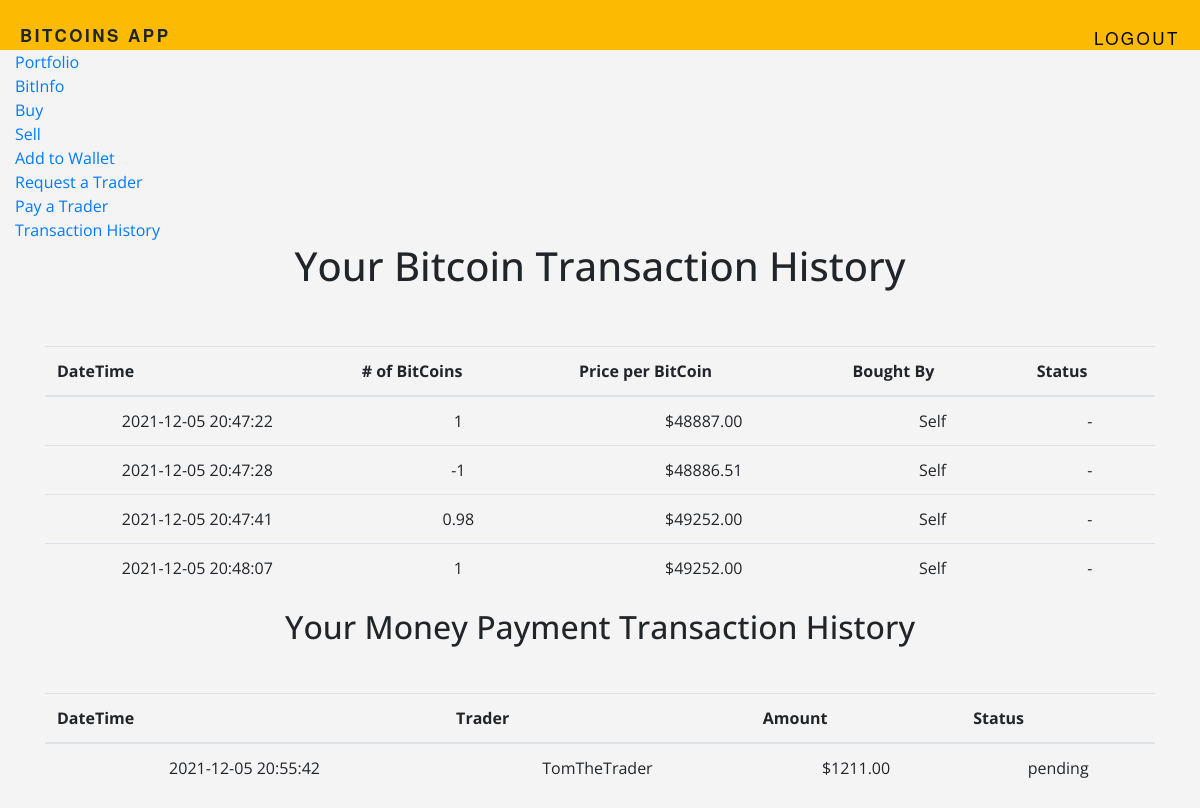
Screenshot of /history (signed in) with the database file from the repository.
### tables this page shows
CREATE TABLE 'BITCOIN_TRANSACTIONS'('NUMBER_OF_BITCOINS' DECIMAL,
	'PRICE' INTEGER,
	'DATE_TIME' TIMESTAMP NOT NULL DEFAULT CURRENT_TIMESTAMP,
	'COMMISSION_TYPE' VARCHAR(1),
	'COMMISSION_AMOUNT' INTEGER,
	'CLIENT_ID' INTEGER,
	'TRADER_ID' INTEGER DEFAULT NULL,
	'FINAL_STATUS' VARCHAR(1),
	PRIMARY KEY ('CLIENT_ID', 'DATE_TIME')
	-- PRIMARY KEY ('CLIENT_ID', 'TRADER_ID', 'DATE_TIME')
	-- FOREIGN KEY ('CLIENT_ID') REFERENCES 'Client' ON DELETE CASCADE,
	-- FOREIGN KEY ('TRADER_ID') REFERENCES 'Trader' ON DELETE CASCADE
);

CREATE TABLE 'MONEY_PAYMENT_TRANSACTIONS'('AMOUNT' INTEGER,
	'DATE_TIME' TIMESTAMP NOT NULL DEFAULT CURRENT_TIMESTAMP,
	'TRADER_ID' INT,
	'CLIENT_ID' INT,
	'FINAL_STATUS' VARCHAR(1),
	PRIMARY KEY ('CLIENT_ID', 'TRADER_ID', 'DATE_TIME')
	-- FOREIGN KEY ('CLIENT_ID') REFERENCES 'Client' ON DELETE CASCADE,
	-- FOREIGN KEY ('TRADER_ID') REFERENCES 'Trader' ON DELETE CASCADE
);

CREATE TABLE 'User'('USER_ID'  INTEGER NOT NULL PRIMARY KEY AUTOINCREMENT,
	'USERNAME' VARCHAR(20),
	'FNAME' VARCHAR(20), 
	'LNAME' VARCHAR(20),
	'PHONE' INTEGER(10),
	'CELL' INTEGER(10),
	'EMAIL' VARCHAR(50),
	'ROLE' VARCHAR(1) DEFAULT 'c',
	'HPWD' VARCHAR NOT NULL
);

### app.py (the view)
@app.route('/history')
@login_required
def history():
    user = session["user_id"]
    previous_bitcoin_transactions = db.execute("SELECT * FROM BITCOIN_TRANSACTIONS b WHERE b.CLIENT_ID = (?)", user)
    username = db.execute("SELECT USER_ID , USERNAME FROM user u")
    usernames={}
    for i in range(len(username)):
        usernames[username[i]["USER_ID"]] = username[i]["USERNAME"]
    previous_moneyPayment_transactions = db.execute("SELECT * FROM MONEY_PAYMENT_TRANSACTIONS WHERE CLIENT_ID = (?)", user)
    return render_template("history.html", previous_bitcoin_transactions=previous_bitcoin_transactions, previous_moneyPayment_transactions=previous_moneyPayment_transactions, usernames = usernames)

### app.py (called while the page is built)
@app.after_request
def after_request(response):
    response.headers["Cache-Control"] = "no-cache, no-store, must-revalidate"
    response.headers["Expires"] = 0
    response.headers["Pragma"] = "no-cache"
    return response

@app.before_request
def before_request():
    g.user = None
    if 'user_id' in session:
        print("\n session['user_id]:", session['user_id'])
        y = db.execute("SELECT * from User")
        role = [w for w in y if w['USER_ID']==session['user_id']]
        print("role: ", role)
        print("\n role: ", role)
        g.role = role[0]['ROLE']
        g.user = role[0]['USERNAME']

def login_required(f):
    @wraps(f)
    def decorated_function(*args, **kwargs):
        if g.user is None:
            return redirect(url_for('login', next=request.url))
        return f(*args, **kwargs)
    return decorated_function

### templates/history.html (shortened to what this page needs)
{%extends "layout.html" %}
{% block content %}
    <section class="hero is-success is-fullheight">
      <div class="hero-body">
        <div class="container">
    <h1><center>Your Bitcoin Transaction History</center><br></h1>
       <table class="table">
      <thead>
        <tr>
          <th scope="col">DateTime</th>
          <th scope="col"># of BitCoins</th>
          <th scope="col">Price per BitCoin</th>
            <th scope="col">Bought By</th>
            <th scope="col">Status</th>
        </tr>
      </thead>
      <tbody>
          {% for i in previous_bitcoin_transactions %}
        <tr>
          <td>{{ i["DATE_TIME"].upper() }}</th>
          <td>{{ i["NUMBER_OF_BITCOINS"] }}</td>
          <td>${{  "%.2f"|format(i["PRICE"]) }}</td>
           {% if i["TRADER_ID"] != None %}
            <td>{{usernames[i["TRADER_ID"]]}}</td>
            {% else %}
            <td>Self</td>
            {% endif %}
            {% if i["FINAL_STATUS"] == '1' and i["TRADER_ID"] != None %}
            <td>accepted by trader</td>
            {% elif i["TRADER_ID"] != None %}
            <td>declined by trader</td>
            {% elif i["TRADER_ID"] == None %}
            <td>-</td>
            {% endif %}
          {% endfor %}
        </tr>
      </tbody>
    </table>
    {% if previous_moneyPayment_transactions %}
    <h2><center>Your Money Payment Transaction History</center><br></h2>
       <table class="table">
      <thead>
        <tr>
          <th scope="col">DateTime</th>
          <th scope="col">Trader</th>
          <th scope="col">Amount</th>
          <th scope="col">Status</th>
        </tr>
      </thead>
      <tbody>
          {% for i in previous_moneyPayment_transactions %}
        <tr>
          <td>{{ i["DATE_TIME"].upper() }}</th>
          <td>{{usernames[i["TRADER_ID"]]}}</td>
          <td>${{"%.2f"|format(i["AMOUNT"]) }}</td>
          <td>{{ 'accept' if i["FINAL_STATUS"] == '1' else 'pending' if i["FINAL_STATUS"] == '0' else 'decline' }}</td>
          {% endfor %}
        </tr>
      </tbody>
    </table>
    {% endif %}
        </div>
      </div>
    </section>
{% endblock %}

### templates/layout.html (shortened to what this page needs)
<!doctype HTML>
    <html lang="en">
      <head>
        <link rel="stylesheet" href="https://stackpath.bootstrapcdn.com/bootstrap/4.1.3/css/bootstrap.min.css">
        <link href="{{ url_for('static', filename='css/main.css') }}" rel="stylesheet">
     </head>
     <body>
        <header>
            <h1 class="title"><b>BitCoins App</b></h1>
            <ul class="name nav navbar-nav ml-auto">
                {% if g.user %}
                    <li><a href="{{ url_for('logout') }}"><font color="#000000">Logout</font></a></li>
                {% endif %}
        </header>
        <div class="container-fluid">
            <ul class="nav navbar-nav navbar-right">
                {% if g.user %}
                  {% if g.role =='trader' %}
                    <li><a href="{{ url_for('bitinfo') }}">BitInfo</a></li>
                    <li><a href="{{url_for('view_requests')}}">View Bitcoin Requests</a></li>
                    <li><a href="{{url_for('trader_accept')}}">View Money Requests</a></li>
                    <li><a href="{{url_for('client_info')}}">View Client Info</a></li>
                  {% elif  g.role =='client' %}
                    <li><a href="{{ url_for('profile') }}">Portfolio</a></li>
                    <li><a href="{{ url_for('bitinfo') }}">BitInfo</a></li>
                    <li><a href="{{url_for('buy')}}">Buy</a></li>
                    <li><a href="{{url_for('sell')}}">Sell</a></li>
                    <li><a href="{{url_for('add_to_wallet')}}">Add to Wallet</a></li>
                    <li><a href="{{url_for('request_a_trader')}}">Request a Trader</a></li>
                    <li><a href="{{url_for('pay_to_trader')}}">Pay a Trader</a></li>
                    <li><a href="{{ url_for('history') }}">Transaction History</a></li>
                  {% elif  g.role =='admin' %}
                    <li><a href="{{ url_for('bitinfo') }}">BitInfo</a></li>
                    <li><a href="{{ url_for('insights')}}">Insights</a></li>
                {% endif %}
                {% else %}
                  <li><a href="{{ url_for('signup') }}">Register</a></li>
                  <li><a href="{{ url_for('login') }}">Login</a></li>
                {% endif %}
            </ul>
            {% block content %}
            {% endblock %}
        </div>
      </body>
</html>

### static/css/main.css (style rules this page uses)
body { background-color: #f4f4f4; font-family: 'Open Sans', sans-serif; }
header { background-color: #fcba03; padding: 25px 0; }
.title { font-family: 'Helvetica Neue', Arial, Helvetica, sans-serif; font-size: 17px; letter-spacing: 2.5px; text-transform: uppercase; margin: 0px 20px; }
td { text-align: center; }
.name { float: right; font-family: 'Helvetica Neue', Arial, Helvetica, sans-serif; font-size: 17px; letter-spacing: 2.5px; text-transform: uppercase; margin: 0px 20px; }
.title { float: left; font-family: 'Helvetica Neue', Arial, Helvetica, sans-serif; font-size: 17px; letter-spacing: 2.5px; text-transform: uppercase; margin: 0px 20px; }

### rows the page displays
BITCOIN_TRANSACTIONS: DATE_TIME "2021-12-05 20:47:22", NUMBER_OF_BITCOINS "1", PRICE "48887.00"
BITCOIN_TRANSACTIONS: DATE_TIME "2021-12-05 20:47:28", NUMBER_OF_BITCOINS "-1", PRICE "48886.51"
BITCOIN_TRANSACTIONS: DATE_TIME "2021-12-05 20:47:41", NUMBER_OF_BITCOINS "0.98", PRICE "49252.00"
BITCOIN_TRANSACTIONS: DATE_TIME "2021-12-05 20:48:07", NUMBER_OF_BITCOINS "1", PRICE "49252.00"
MONEY_PAYMENT_TRANSACTIONS: DATE_TIME "2021-12-05 20:55:42", AMOUNT "1211.00", FINAL_STATUS "pending"
User: USERNAME "TomTheTrader"
